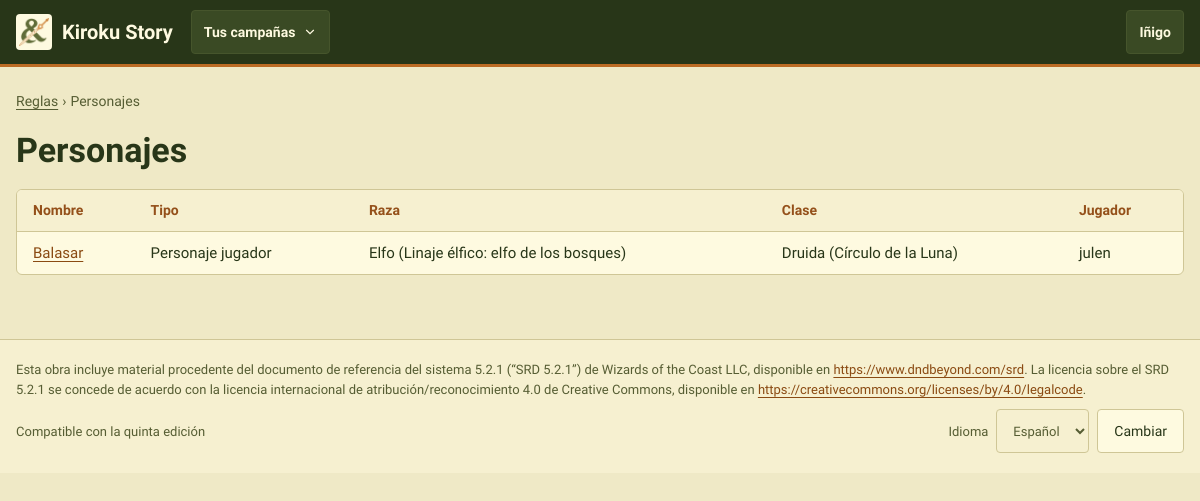
The app's page /reglas/personajes/ (signed in), older data.
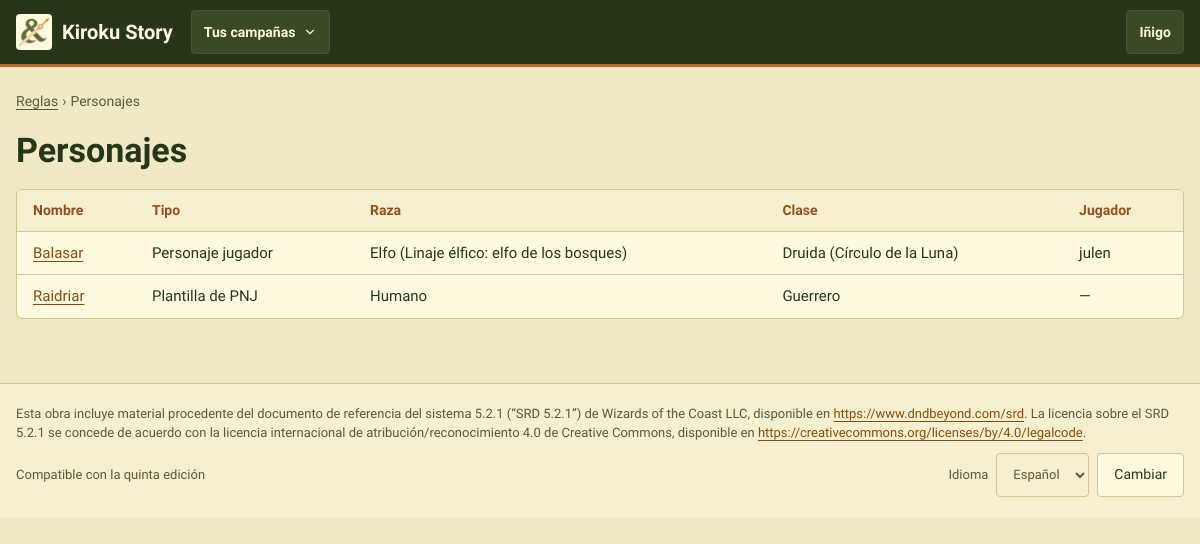
The same page, newer data.
### CampaignManager/models.py (models this page shows, shortened)
class Character(models.Model):
    class Status(models.TextChoices):
        PENDIENTE = "pendiente", "Pendiente"
        APROBADO = "aprobado", "Aprobado"
    name = models.CharField(max_length=100)
    xp = models.IntegerField(default=0)
    level = models.PositiveSmallIntegerField(
        default=1,
        validators=[MinValueValidator(1), MaxValueValidator(rules.MAX_LEVEL)],
        help_text="Level reached. It can be behind the XP until the player levels up",
    )
    hp = models.IntegerField(help_text="Maximum hit points")
    temp_hp = models.IntegerField(help_text="Current hit points")
    ac = models.IntegerField(help_text="Armor class")
    temp_ap = models.IntegerField(default=0, help_text="Current armor points")
    inspiration = models.IntegerField(default=0)
    strength = models.IntegerField()
    dexterity = models.IntegerField()
    constitution = models.IntegerField()
    intelligence = models.IntegerField()
    wisdom = models.IntegerField()
    charisma = models.IntegerField()
    portrait = models.ImageField(upload_to="retratos/", blank=True)
    background = models.TextField(blank=True)
    notes = models.TextField(blank=True, help_text="The player's own notes")
    status = models.CharField(max_length=10, choices=Status.choices, default=Status.APROBADO)
    dead = models.BooleanField(default=False)
    knocked_down_in = models.ForeignKey(
        "Encounter", on_delete=models.SET_NULL, null=True, blank=True, related_name="+",
        help_text="The fight in which the character was last knocked down",
    )
    magic_points = models.PositiveIntegerField(default=0)
    magic_points_bonus = models.IntegerField(
        default=0, help_text="The master's adjustment to the magic points the class gives at this level (can be negative)")
    player = models.ForeignKey(User, on_delete=models.SET_NULL, null=True, blank=True)
    char_class = models.ForeignKey("CharacterClass", on_delete=models.PROTECT)
    subclass = models.ForeignKey("Subclass", on_delete=models.PROTECT, null=True, blank=True)
    race = models.ForeignKey("Race", on_delete=models.PROTECT)
    subrace = models.ForeignKey("Subrace", on_delete=models.PROTECT, null=True, blank=True)
    campaigns = models.ManyToManyField("Campaign", blank=True, related_name="characters")
    is_npc = models.BooleanField(default=False)
    template = models.ForeignKey(
        "self",
        on_delete=models.CASCADE,
        null=True,
        blank=True,
        related_name="copies",
        limit_choices_to={"is_npc": True, "template__isnull": True},
        help_text="Only for NPC copies: the NPC template this character was made from",
    )
    abilities = models.ManyToManyField("Ability", through="CharacterAbility", blank=True)
    spells = models.ManyToManyField("Spell", blank=True)
    items = models.ManyToManyField("Item", through="Inventory")
    effects = models.ManyToManyField("Effect", through="ActiveEffect")
    class Meta:
        ordering = ["name"]
        indexes = [models.Index(fields=["is_npc", "status"])]
        constraints = [
            models.CheckConstraint(
                condition=models.Q(template__isnull=True) | models.Q(is_npc=True),
                name="template_only_for_npcs",
                violation_error_message="Only NPCs can have a template.",
            ),
            models.CheckConstraint(
                condition=models.Q(level__gte=1, level__lte=rules.MAX_LEVEL),
                name="level_from_1_to_max",
            ),
        ]

class Race(models.Model):
    name = models.CharField(max_length=100)
    description = models.TextField(blank=True)
    speed = models.IntegerField(help_text="In meters")
    bespoke = models.BooleanField(default=False, help_text="Made by a master for a character: players do not see it in the catalog lists")
    abilities = models.ManyToManyField("Ability", through="RaceAbility")
    def __str__(self):
        return self.name

class Subrace(models.Model):
    name = models.CharField(max_length=100)
    description = models.TextField(blank=True)
    race = models.ForeignKey("Race", on_delete=models.CASCADE, related_name="subraces")
    abilities = models.ManyToManyField("Ability", through="SubraceAbility")
    def __str__(self):
        return self.name

class CharacterClass(models.Model):
    class Magic(models.TextChoices):
        COMPLETA = "completa", "Lanzador completo"
        MEDIA = "media", "Medio lanzador"
        PACTO = "pacto", "Magia de pacto"
        NINGUNA = "ninguna", "Sin magia"
    name = models.CharField(max_length=100)
    primary_ability = models.CharField(max_length=50)
    description = models.TextField(blank=True)
    magic = models.CharField(max_length=10, choices=Magic.choices, default=Magic.NINGUNA,
                             help_text="Gives the character's magic points at each level")
    bespoke = models.BooleanField(default=False, help_text="Made by a master for a character: players do not see it in the catalog lists")
    abilities = models.ManyToManyField("Ability", through="ClassAbility")
    spells = models.ManyToManyField("Spell", blank=True)
    class Meta:
        verbose_name_plural = "character classes"
    def __str__(self):
        return self.name

class Subclass(models.Model):
    name = models.CharField(max_length=100)
    description = models.TextField(blank=True)
    char_class = models.ForeignKey("CharacterClass", on_delete=models.CASCADE, related_name="subclasses")
    abilities = models.ManyToManyField("Ability", through="SubclassAbility")
    class Meta:
        verbose_name_plural = "subclasses"
    def __str__(self):
        return self.name

class User(AbstractUser):
    class SheetView(models.TextChoices):
        WEB = "web", "Vista web"
        FICHA = "ficha", "Vista ficha"
    sheet_view = models.CharField(max_length=5, choices=SheetView.choices, default=SheetView.WEB)

### CampaignManager/views.py (the view)
# urls.py: path("reglas/personajes/", views.CharacterListView.as_view(), name="character_list"),
class CharacterListView(LoginRequiredMixin, ListView):
    context_object_name = "characters"
    template_name = "character_list.html"
    def get_queryset(self):
        return visible_characters(self.request.user).select_related(
            "race", "subrace", "char_class", "subclass", "player").order_by("name")

### CampaignManager/context_processors.py (called while the page is built, shortened)
def campaign_nav(request):
    user = getattr(request, "user", None)
    if user is None or not user.is_authenticated:
        return {}
    campaigns = list(user_campaigns(user).prefetch_related("masters"))
    match = getattr(request, "resolver_match", None)
    campaign_id = match.kwargs.get("campaign_id") if match else None
    current = next((c for c in campaigns if c.pk == campaign_id), None)
    context = {"nav_campaigns": [
        {"campaign": c, "is_master": user in c.masters.all(), "status": _(STATUS_TEXT[c.status])} for c in campaigns
    ]}
    if current is None:
        return context

### CampaignManager/permissions.py (called while the page is built)
def user_campaigns(user):
    if not user.is_authenticated:
        return Campaign.objects.none()
    return Campaign.objects.filter(Q(masters=user) | Q(players=user)).distinct()

### CampaignManager/templatetags/mesa.py (called while the page is built)
@register.simple_tag
def asset(path):
    url = static(path)
    found = finders.find(path)
    return f"{url}?v={int(os.path.getmtime(found))}" if found else url

### CampaignManager/templates/character_list.html (shortened to what this page needs)
{% extends "base.html" %}
{% load i18n %}
{% block content %}
<section class="pila" aria-labelledby="h-reglas">
    <nav class="migas" aria-label="{% translate 'Ruta' %}"><a href="{% url 'index' %}">{% translate "Reglas" %}</a> <span aria-hidden="true">›</span> <span>{% translate "Personajes" %}</span></nav>
    <h1 id="h-reglas">{% translate "Personajes" %}</h1>
    <div class="tarjeta sin-relleno tabla-marco">
        <table class="tabla">
            <thead><tr><th>{% translate "Nombre" %}</th><th>{% translate "Tipo" %}</th><th>{% translate "Raza" %}</th><th>{% translate "Clase" %}</th><th>{% translate "Jugador" %}</th></tr></thead>
            <tbody>
                {% for character in characters %}<tr><td><a href="{% url 'character_detail' character.pk %}">{{ character.name }}</a></td><td>{% if not character.is_npc %}{% translate "Personaje jugador" %}{% elif character.template_id %}{% translate "Copia de PNJ" %}{% else %}{% translate "Plantilla de PNJ" %}{% endif %}</td><td>{{ character.race }}{% if character.subrace %} ({{ character.subrace }}){% endif %}</td><td>{{ character.char_class }}{% if character.subclass %} ({{ character.subclass }}){% endif %}</td><td>{{ character.player|default:"—" }}</td></tr>
                {% empty %}<tr><td colspan="5" class="atenuado">{% translate "No hay personajes que puedas ver." %}</td></tr>{% endfor %}
            </tbody>
        </table>
    </div>
</section>
{% endblock %}

Row changes from the older to the newer data that the page shows:
added Character: name "Raidriar", race "Humano", char_class "Guerrero", player "—"
